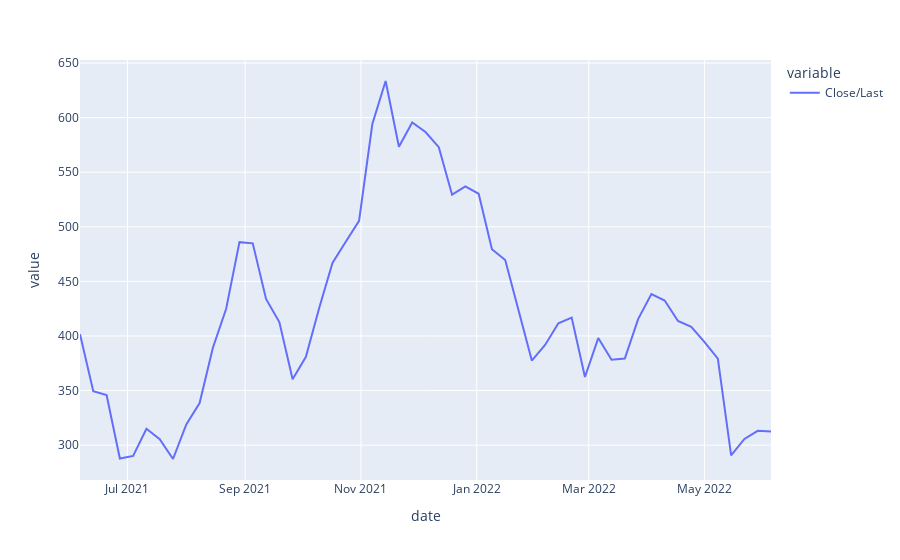

The notebook cell this image was saved under:
### Code cell
fig = px.line(df_plot, y=['Close/Last'])
fig.show()
